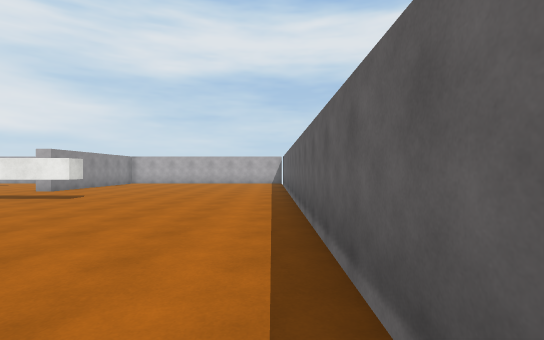
View 1 (above)

23 first-person views from a walk through a 3-D level made in the Unity game engine. The camera is 1.4 m above the floor, looks level and sees 85° across. The floor is counted in squares, 2 m on a side. Each view is taken from the middle of a square. On the plan, view 1 faces up. The plan holds only what a view shows up to about 10 squares ahead; the rest is blank. The player is left out. Surface patterns are stand-ins for the level's own textures.

View 2
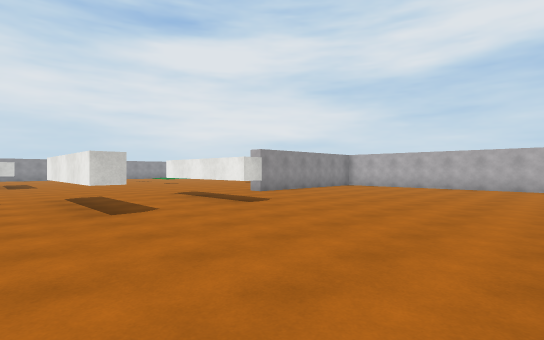

View 3
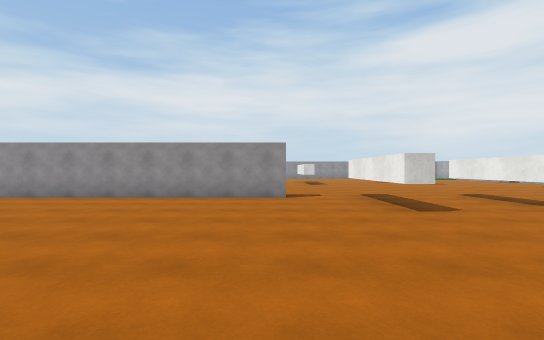

View 4
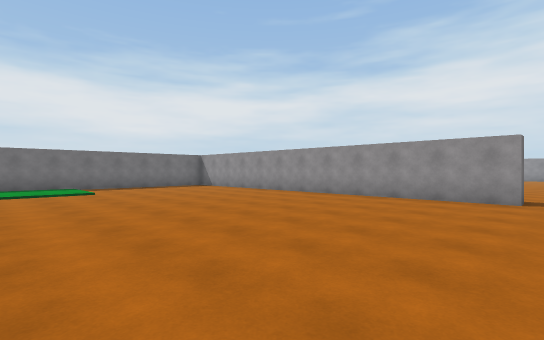

View 5
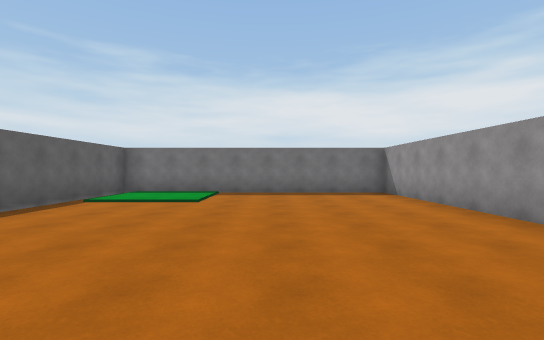

View 6
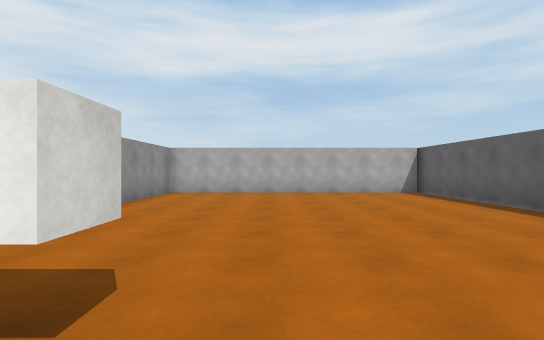

View 7
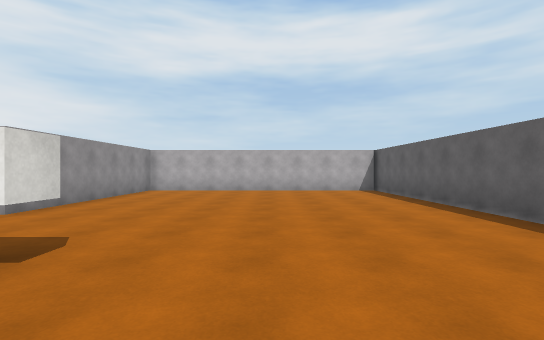

View 8
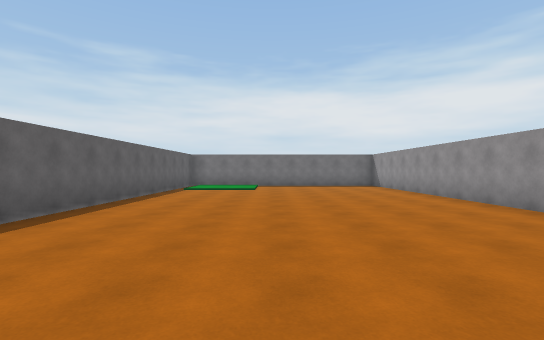

View 9
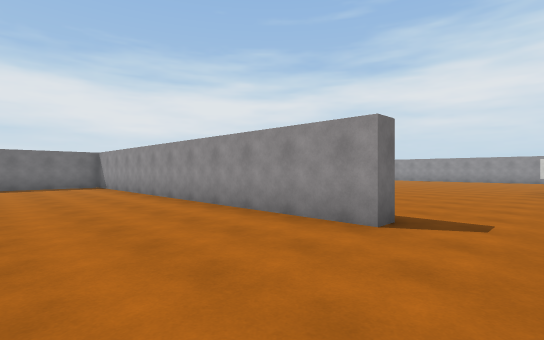

View 10
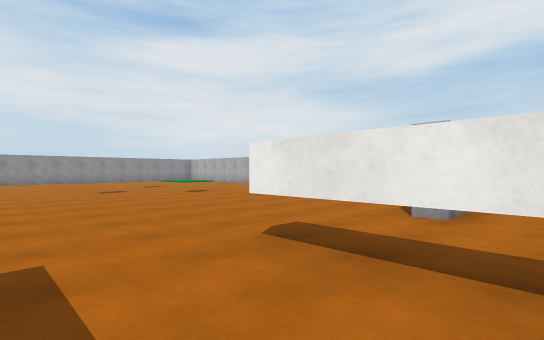

View 11
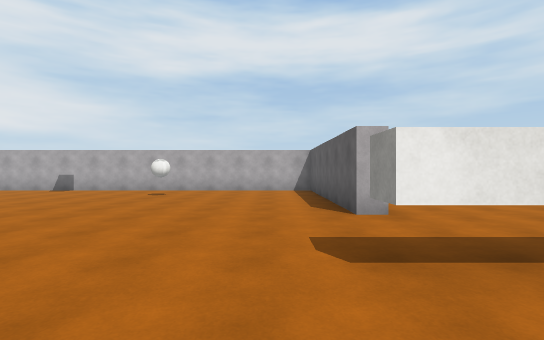

View 12
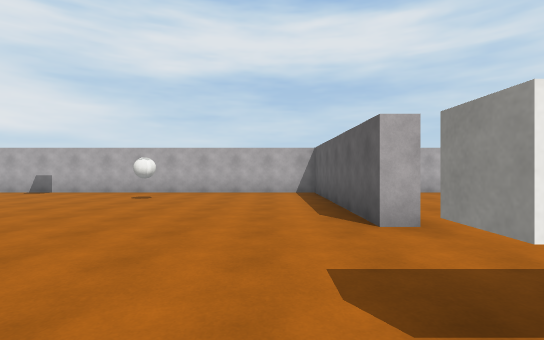

View 13
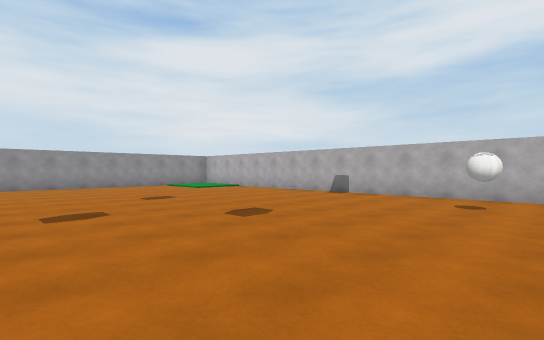

View 14
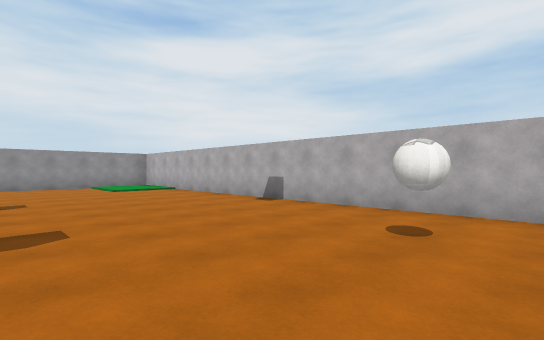

View 15
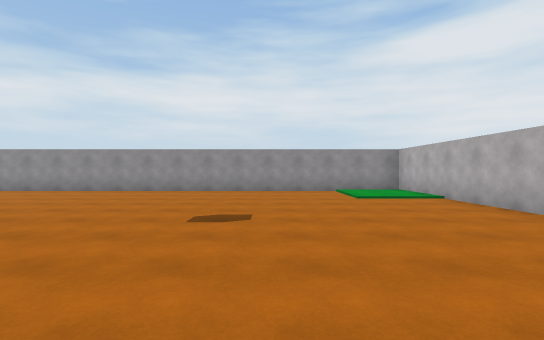

View 16
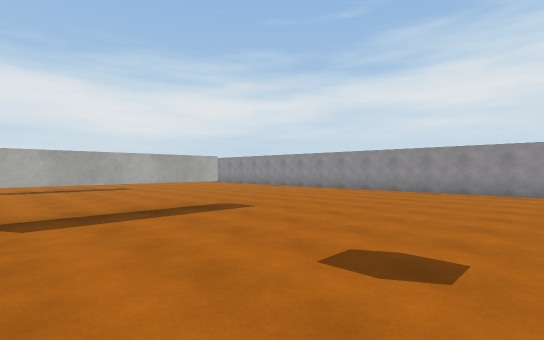

View 17
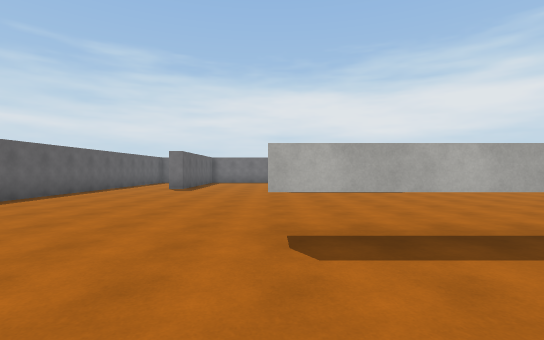

View 18
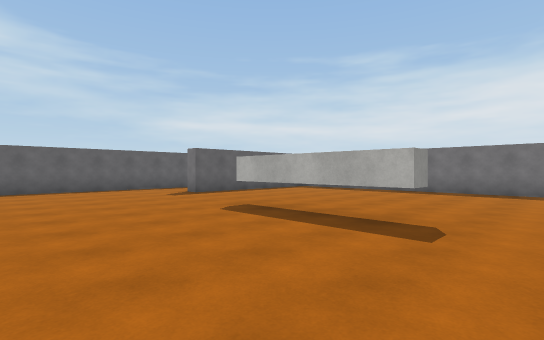

View 19
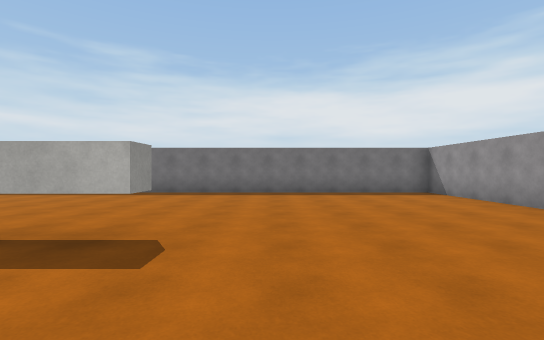

View 20
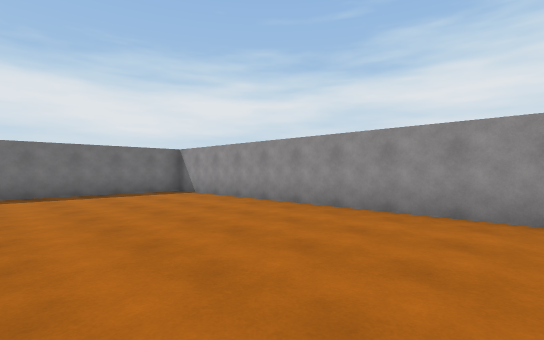

View 21
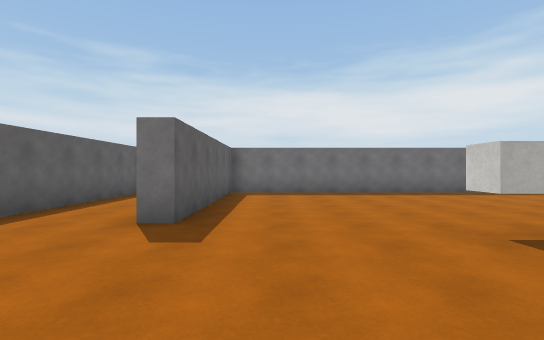

View 22
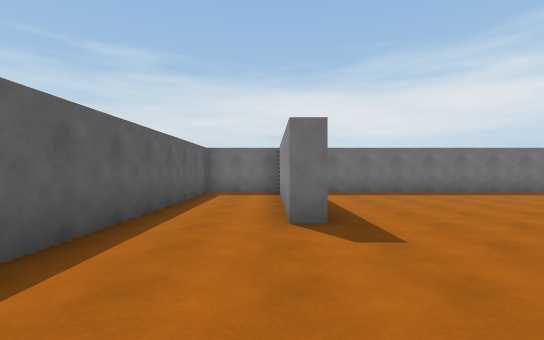

View 23
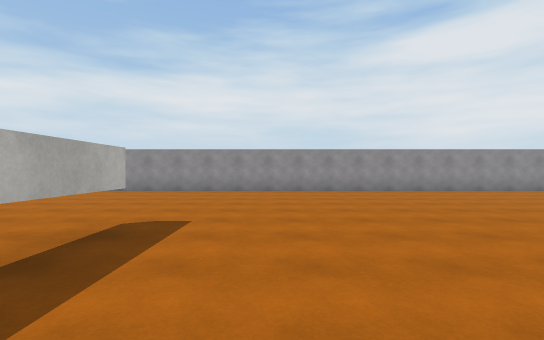

### Floor plan
Key: @ floor where view 1 was taken; # wall or solid block; . floor; T thing the floor can be seen under or through; R orb.
Columns run from 24 left of view 1 to 1 right of it. Each row starts with its distance up from view 1.
 16 ##########################
 15 #...............#........#
 14 #...............#........#
 13 #...........R...#........#
 12 #...............#........#
 11 #...............#........#
 10 #...............#........#
  9 #........................#
  8 #........................#
  7 #...............TTTT.....#
  6 #........................#
  5 #........................#
  4 #......TTTT.....####.....#
  3 #........................#
  2 #...............#........#
  1 #...............#........#
  0 #...............#.......@#
 -1 #...............#........#
 -2 #...............#........#
 -3 #......TTT......#........#
 -4 #............#..#........#
 -5 #............#..#........#
 -6 #............#..#........#
 -7 #............#..#........#
 -8 #............#..#........#
 -9 #............#..#........#
-10 ##########################

Where each view was taken, in squares from view 1:
view 1: 0 up, 0 right, facing up
view 2: 3 up, 0 right, facing up-left
view 3: 2 up, 0 right, facing left
view 4: 3 up, 0 right, facing down-left
view 5: 0 up, 4 left, facing down
view 6: 6 up, 4 left, facing up
view 7: 5 up, 3 left, facing up
view 8: 4 up, 3 left, facing down
view 9: 4 up, 4 left, facing down-left
view 10: 5 up, 6 left, facing up-left
view 11: 5 up, 9 left, facing up
view 12: 6 up, 9 left, facing up
view 13: 7 up, 11 left, facing up-left
view 14: 10 up, 11 left, facing up-left
view 15: 11 up, 14 left, facing left
view 16: 9 up, 14 left, facing down-left
view 17: 7 up, 14 left, facing down
view 18: 1 up, 19 left, facing down-right
view 19: 0 up, 19 left, facing down
view 20: 0 up, 19 left, facing down-left
view 21: 0 up, 12 left, facing down
view 22: 0 up, 10 left, facing down
view 23: 1 down, 14 left, facing left
